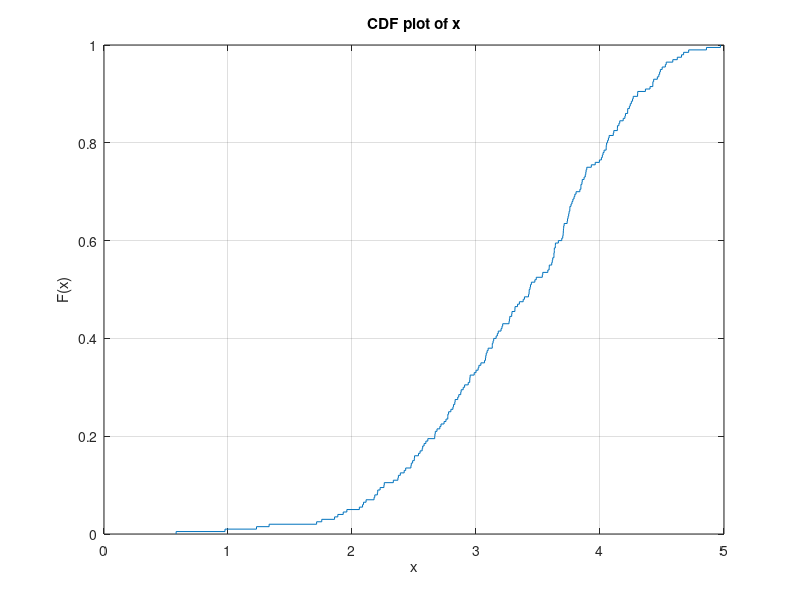

Reproduce this figure in MATLAB.
% H: N X M?

% H_los: all elements equal to 1

% SNR: N=1 for all antenna -> SNR = P (remember to convert from dB to units)
% to find linear from dB: x = 10^(dB/10)

% dB = 10*log_10(x)

% generate H using randN

% ES 3
% Compute and plot separately the CDF of capacity for the case of MISO fading
% (K = 0) channel at 10 dB SNR, with M = 3 transmit antennas with no CSIT.

% MISO fading
N = 1;
M = 3;

total_iterations = 200;

Capacities = zeros(1, total_iterations);

for j = 1:total_iterations
    % H must be complex
    H = (1/sqrt(2))* (randn(N, M) + 1i*randn(N, M));
        
    Identity_N = eye(N);
    Identity_M = eye(M);
    
    P = 10;
    Q = (P/M)*Identity_M;
    
    trace_Q = trace(Q);
    
    Capacities(j) = log2(det(Identity_N + H*Q*ctranspose(H)));
end

cdfplot(Capacities)
